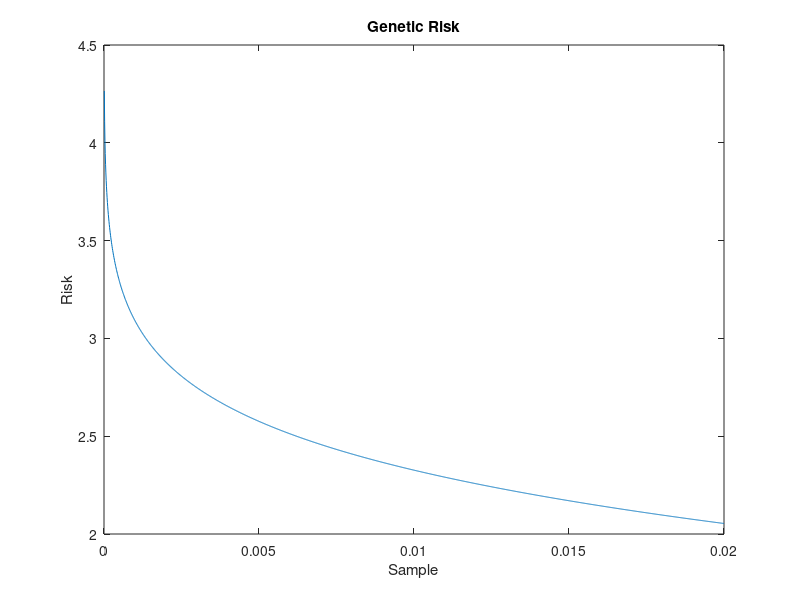

The MATLAB source for this figure: (Note: this script raises an error after producing the figure.)
%time in year
dt=0.001;
t=14:dt:60;
%t=0:0.0001:10;
%populational distribution 0-1 orderd by risk of onset (only 0-0.02 will be cauculated)
sample=0:.00001:0.02;

%reproduced from Hafner Arch Clin Psychiatry 2002
%t_real=[13,17,22,27,32,37,42,47,52,57];
t_real=[10,13,17,22,27,32,37,42,47,52,57,62];
%cumulative onset
%onset_real=[0.00000795,0.00052325,0.00236027,0.00398756,0.00502651,0.00569886,0.00598945,0.00643747,0.00676400,0.00700000];
onset_real=[0,0.00000795,0.00052325,0.00236027,0.00398756,0.00502651,0.00569886,0.00598945,0.00643747,0.00676400,0.00700000,0.00700000];

tau1=0.02;
tau2=0.1;
k1=-5;
k2=5;
k3=0;
l=1.4;
m=0.05;
origin=[-0.1;0;0];
plot_lim=-0.4:0.01:1.1;


%genetic risk defined as x with 100*sample percentile value in standard normal distribution snd(x)
genetic_risk=2^(1/2)*erfinv(1-2*sample);
figure(1);
plot(sample,genetic_risk);
title('Genetic Risk')
xlabel('Sample')
ylabel('Risk')

dval=polyfit(t_real,onset_real,5);
onset=polyval(dval,t);
figure(2);
plot(t_real,onset_real,'o',t,onset);
title('Cumulative Onset')
xlabel('Age')
ylabel('Cumulative Onset')

%onset defined as total risk = genetic risk + aging risk>0
aging_risk=-2^(1/2)*erfinv(1-2*onset);
figure(3);
plot(t,aging_risk)
title('Aging Risk')
xlabel('Age')
ylabel('Risk')

risk=repelem(aging_risk,numel(genetic_risk),1)+repelem(genetic_risk',1,numel(aging_risk));
risk_transparency=(0.5*(risk>=0)+0.5);
figure(4);
surf(t,sample,risk,'EdgeColor','none','CData',risk,'FaceColor','flat','AlphaData',risk_transparency,'AlphaDataMapping','none','FaceAlpha','flat')
title('Total Risk')
xlabel('Age')
ylabel('Sample')
zlabel('Risk')
colormap('jet')
view([-1,1,1])

risk_positive=risk;
risk_positive(isnan(risk) | isinf(risk))=0;
risk_positive=max(0,risk_positive);

qpn=zeros(3, size(t,2));
qpn(:,1)=origin;

for i=2:size(t,2)
    qpn(1,i)=qpn(1,i-1)+(k1*qpn(1,i-1)^3+k2*qpn(1,i-1)^2+k3*qpn(1,i-1)-qpn(2,i-1))/tau1*dt;
    qpn(2,i)=qpn(2,i-1)+(l*qpn(1,i-1)-0.5*risk_positive(500,i-1)-qpn(2,i-1))/tau2*dt;
    qpn(3,i)=qpn(3,i-1)+m*qpn(1,i-1)*dt;
end

figure(5);
clf
plot(t, qpn)
ylim([-0.4 1.2])

nullcline=k1*plot_lim.^3+k2*plot_lim.^2+k3*plot_lim;

figure(6);
clf
hold on
plot(plot_lim,nullcline)
plot(qpn(1,:),qpn(2,:))
hold off